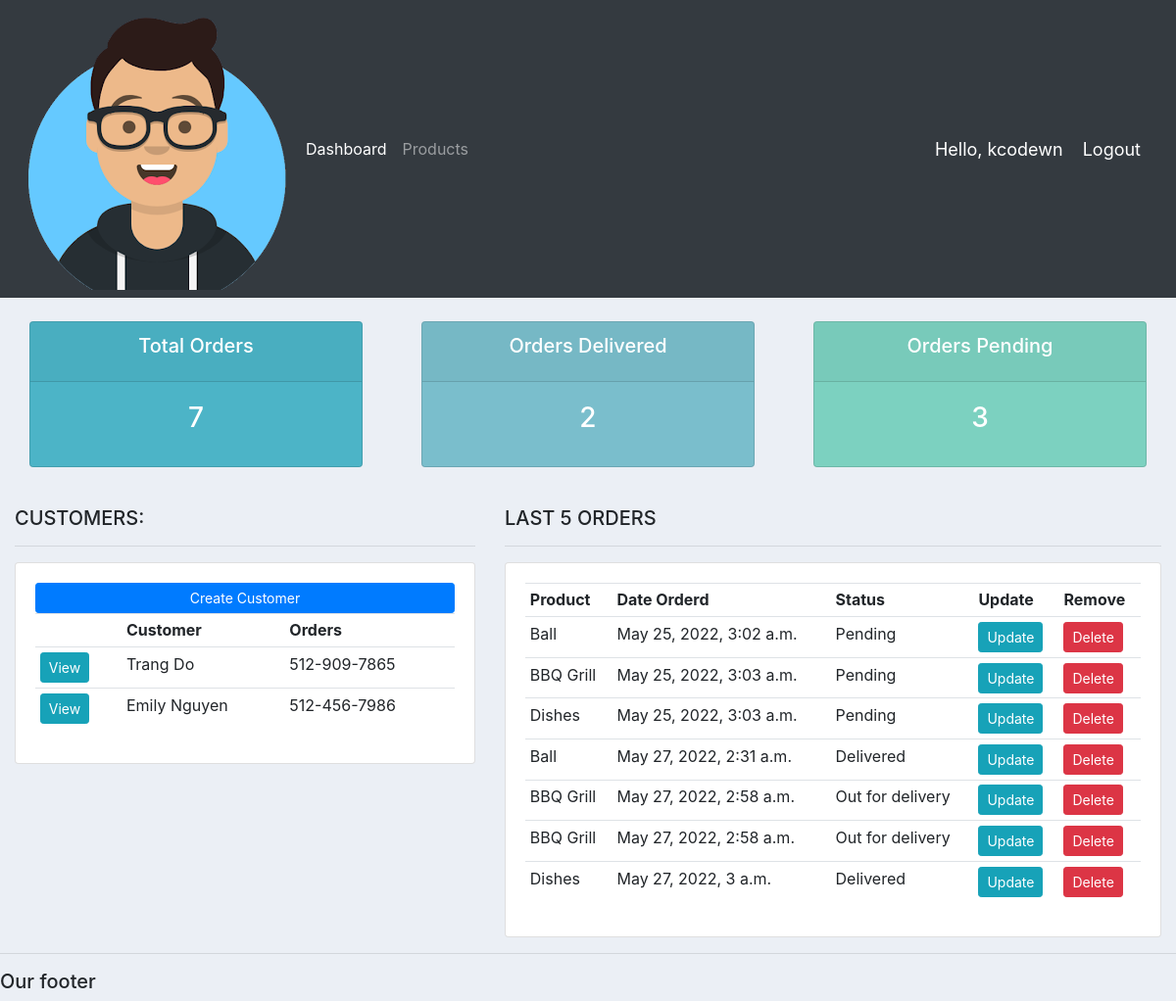
Page / (signed in) on the earlier database version.
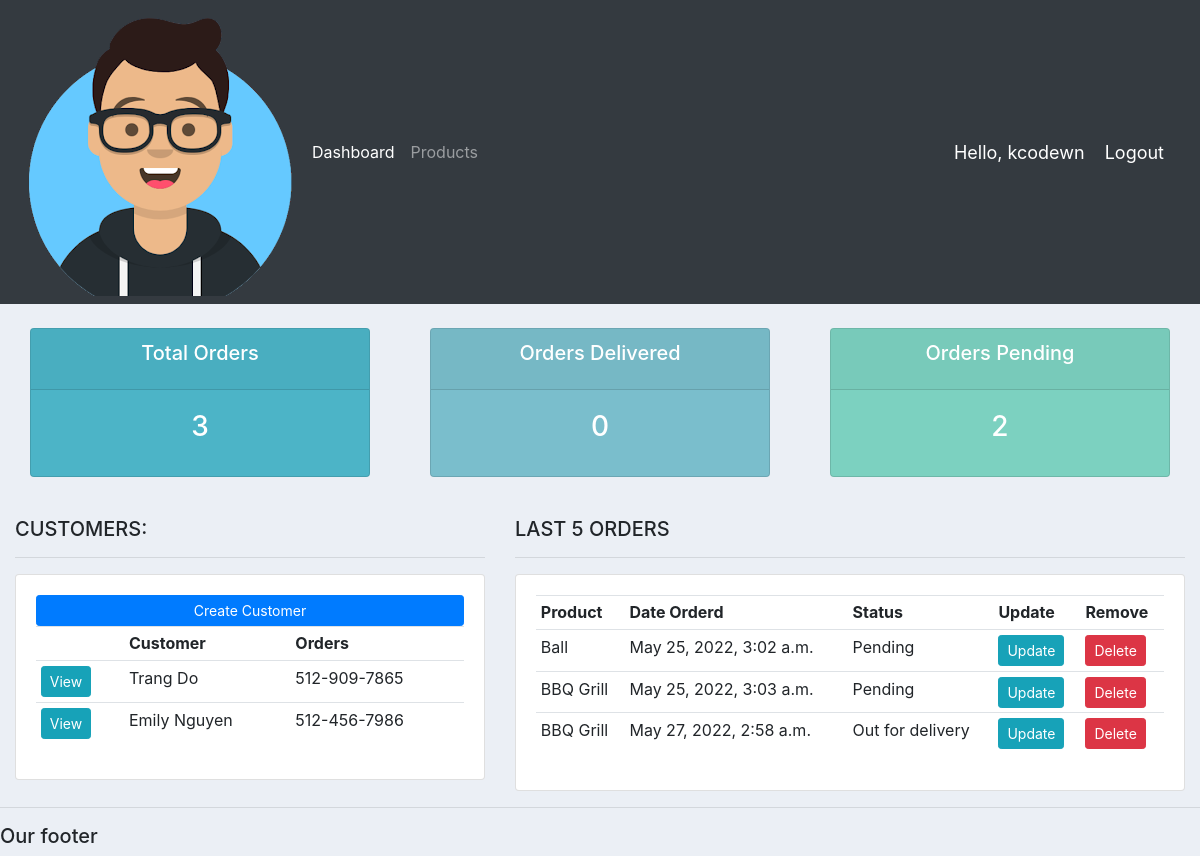
Same page on the later database version.
### accounts/models.py (models this page shows, shortened)
class Customer(models.Model):
	name = models.CharField(max_length=200, null=True)
	phone = models.CharField(max_length=200, null=True)
	email = models.CharField(max_length=200, null=True)
	date_created = models.DateTimeField(auto_now_add=True, null=True)

class Order(models.Model):
	STATUS = (
			('Pending', 'Pending'),
			('Out for delivery', 'Out for delivery'),
			('Delivered', 'Delivered'),
			)
	customer = models.ForeignKey(Customer, null=True, on_delete= models.SET_NULL)
	product = models.ForeignKey(Product, null=True, on_delete= models.SET_NULL)
	date_created = models.DateTimeField(auto_now_add=True, null=True)
	status = models.CharField(max_length=200, null=True, choices=STATUS)
	note = models.CharField(max_length=10000, null=True)

class Product(models.Model):
	CATEGORY = (
			('Indoor', 'Indoor'),
			('Out Door', 'Out Door'),
			)
	name = models.CharField(max_length=200, null=True)
	price = models.FloatField(null=True)
	category = models.CharField(max_length=200, null=True, choices=CATEGORY)
	description = models.CharField(max_length=200, null=True, blank=True)
	date_created = models.DateTimeField(auto_now_add=True, null=True)
	tags = models.ManyToManyField(Tag)
	def __str__(self):
		return self.name

### accounts/views.py (the view)
# urls.py: path('', views.home, name= 'home'),
@login_required(login_url='login')
def home(request):
	orders = Order.objects.all()
	customers = Customer.objects.all()
	total_customers = customers.count()
	total_orders = orders.count()
	delivered = orders.filter(status='Delivered').count()
	pending = orders.filter(status='Pending').count()
	context = {'orders':orders, 'customers':customers,
	'total_orders':total_orders,'delivered':delivered,
	'pending':pending }
	return render(request, 'accounts/dashboard.html', context)

### accounts/templates/accounts/dashboard.html
{%  extends 'accounts/main.html' %}
{% block content %}
{%  include 'accounts/status.html' %}
<br>
<div class="row">
	<div class="col-md-5">
		<h5>CUSTOMERS:</h5>
		<hr>
		<div class="card card-body">
			<a class="btn btn-primary  btn-sm btn-block" href="">Create Customer</a>
			<table class="table table-sm">
				<tr>
					<th></th>
					<th>Customer</th>
					<th>Orders</th>
				</tr>
				{% for customer in customers %}
					<tr>
						<td><a class="btn btn-sm btn-info" href="{% url 'customer' customer.id %}">View</a></td>
						<td>{{customer.name}}</td>
						<td>{{customer.phone}}</td>
					</tr>
				{% endfor %}
			</table>
		</div>
	</div>
	<div class="col-md-7">
		<h5>LAST 5 ORDERS</h5>
		<hr>
		<div class="card card-body">
			<table class="table table-sm">
				<tr>
					<th>Product</th>
					<th>Date Orderd</th>
					<th>Status</th>
					<th>Update</th>
					<th>Remove</th>
				</tr>
				{% for order in orders %}
					<tr>
						<td>{{order.product}}</td>
						<td>{{order.date_created}}</td>
						<td>{{order.status}}</td>
						<td><a class="btn btn-sm btn-info" href="{% url 'update_order' order.id %}"> Update</td>
						<td><a class="btn btn-sm btn-danger" href="{% url 'delete_order' order.id %}"> Delete</td>
					</tr>
				{% endfor %}
			</table>
		</div>
	</div>
</div>
{% endblock %}

### accounts/templates/accounts/navbar.html (shortened to what this page needs)
{% load static %}
<nav class="navbar navbar-expand-lg navbar-dark bg-dark">
 <img src="{% static 'images/logo.png' %}">
  <div class="collapse navbar-collapse" id="navbarNav">
    <ul class="navbar-nav">
      <li class="nav-item active">
        <a class="nav-link" href="{% url 'home' %}">Dashboard</a>
      </li>
      <li class="nav-item">
        <a class="nav-link" href="{% url 'products' %}">Products</a>
      </li>
    </ul>
  </div>
  <span class="hello-msg">Hello, {{request.user}}</span>
  <span ><a  class="hello-msg" href="{% url 'logout' %}">Logout</a></span>
</nav>

### accounts/templates/accounts/status.html
<br>
<div class="row">
	<div class="col">
		<div class="col-md">
			<div class="card text-center text-white  mb-3" id="total-orders">
			  	<div class="card-header">
			  		<h5 class="card-title">Total Orders</h5>
			  	</div>
			  	<div class="card-body">
			    	<h3 class="card-title">{{total_orders}}</h3>
			  	</div>
			</div>
		</div>
	</div>
	<div class="col">
		<div class="col-md">
			<div class="card text-center text-white  mb-3" id="orders-delivered">
			  	<div class="card-header">
			  		<h5 class="card-title">Orders Delivered</h5>
			  	</div>
			  	<div class="card-body">
			    	<h3 class="card-title">{{delivered}}</h3>
			  	</div>
			</div>
		</div>
	</div>
	<div class="col">
		<div class="col-md">
			<div class="card text-center text-white  mb-3" id="orders-pending">
			  	<div class="card-header">
			  		<h5 class="card-title">Orders Pending</h5>
			  	</div>
			  	<div class="card-body">
			    	<h3 class="card-title">{{pending}}</h3>
			  	</div>
			</div>
		</div>
	</div>
</div>

### static/css/main.css (style rules this page uses)
body { background-color: #ebeff5; }
#total-orders { background-color: #4cb4c7; }
#orders-delivered { background-color: #7abecc; }
#orders-pending { background-color: #7CD1C0; }

### accounts/templates/accounts/navbar.html (style rules this page uses)
.hello-msg { font-size: 18px; color: #fff; margin-right: 20px; }

Differences in the rows shown:
removed Order: product "Dishes", date_created "May 25, 2022, 3:03 a.m.", status "Pending"
removed Order: product "Ball", date_created "May 27, 2022, 2:31 a.m.", status "Delivered"
removed Order: product "BBQ Grill", date_created "May 27, 2022, 2:58 a.m.", status "Out for delivery"
removed Order: product "Dishes", date_created "May 27, 2022, 3 a.m.", status "Delivered"
Other differences:
{{ total_orders }}: "7" → "3"
{{ delivered }}: "2" → "0"
{{ pending }}: "3" → "2"
